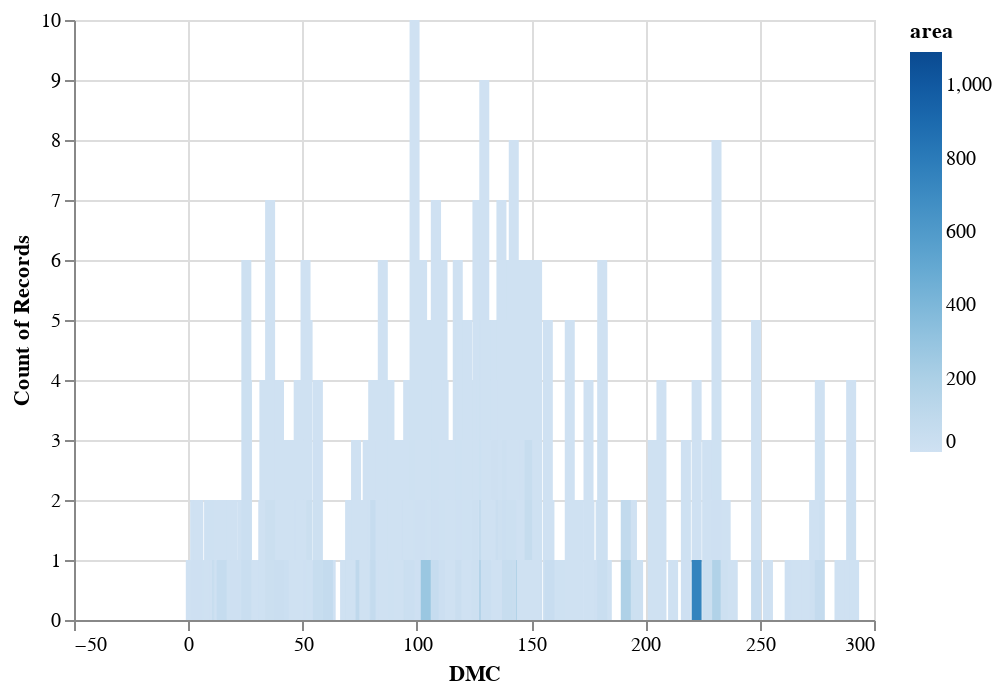

This figure's notebook cell:
### Code cell
alt.Chart(a.data).mark_bar().encode(
    alt.X('DMC'),
    alt.Y('count()'),
    color='area',
    tooltip='count()'
).interactive()

### Figure 1 — Vega-Lite specification as saved in the notebook (floating-point values rounded to 4 significant figures; data arrays with more than 128 entries replaced by an {"elided": "..."} marker saying what was removed)
{"config": {"view": {"continuousWidth": 400, "continuousHeight": 300}}, "data": {"name": "data-a4dd35b52c62537d20052f8106ea7650"}, "mark": "bar", "encoding": {"color": {"field": "area", "type": "quantitative"}, "tooltip": {"aggregate": "count", "type": "quantitative"}, "x": {"field": "DMC", "type": "quantitative"}, "y": {"aggregate": "count", "type": "quantitative"}}, "selection": {"selector006": {"type": "interval", "bind": "scales", "encodings": ["x", "y"]}}, "$schema": "https://vega.github.io/schema/vega-lite/v4.17.0.json", "datasets": {"data-a4dd35b52c62537d20052f8106ea7650": {"elided": "517 records"}}}
